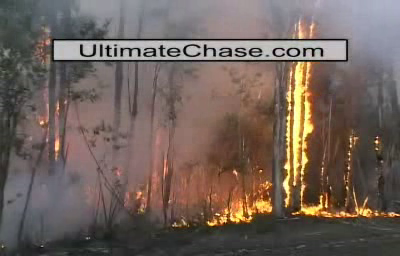
#> input picture frame 21 of RGB_Segmentation_and_Boundary_box/ForestFire1.avi, 400 x 256 px, given in place of forest_fire_youtube.mp4, which was not available
$ jupyter execute theresehold_colour_mask+minimal.ipynb   (older library calls are emulated)
#> lines starting #> are read from the running program, lines starting #| are printed output that depends on the picture; after the words box and inside, x2 and y2 are one past the last pixel; in counts of white or black regions, pixels touching at a corner belong together; pictures that were not available may be replaced by others from this repository, and a replacement may not be noted
[cell 1]
#Import opencv and numpy (calling them as cv2 and np)
import cv2
import numpy as np
#Import video using opencv and name it as cap
cap = cv2.VideoCapture('forest_fire_youtube.mp4')
#cap = cv2.imread('DJI_0136.jpg')
#This loop ensures that we read frame by frame, where the frame is just an image from the video. Each image is proccessed
while(1):
    # cap.read gives you an array, we ignore the first part of the array and assign the second part to the varible frame
    _, frame = cap.read()
#> frame is the input picture: shape (256, 400, 3); mean B, G, R 90.6, 98.2, 112.5
    # we create the histogram
    hsv = cv2.cvtColor(frame, cv2.COLOR_BGR2HSV)
#> hsv: shape (256, 400, 3); mean H, S, V 49.2, 55, 114.5
    # create the range we want
    lower = np.array([0, 100, 100])
    upper = np.array([50, 255, 255])
    # mask is the image without the pixels that are not in the range we want
    mask = cv2.inRange(hsv, lower, upper)
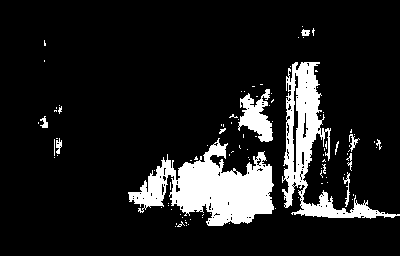
#> mask: shape (256, 400); 12.1% white; 100 white regions (87 under 20 px), largest, box (x1, y1, x2, y2) and area: (128, 138, 274, 226) 6345, (282, 62, 400, 219) 4404, (238, 89, 273, 142) 975
    # if pixel was removed from varible mask is black, if pixel in mask and frame(original image) is same, then it is replaced with white
    res = cv2.bitwise_and(frame,frame, mask = mask)
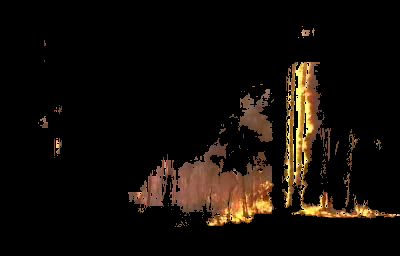
#> res: shape (256, 400, 3); mean B, G, R 8, 13, 18.6

    # threshold image
    ret, threshed_img = cv2.threshold(cv2.cvtColor(res, cv2.COLOR_BGR2GRAY), 50, 255, cv2.THRESH_BINARY)
#> threshed_img: shape (256, 400); 12.1% white; 100 white regions (87 under 20 px)
    # find contours and get the external one
    _, contours, hier = cv2.findContours(threshed_img, cv2.RETR_EXTERNAL, cv2.CHAIN_APPROX_NONE)
#> contours = 100 contours, 92 with area under 20; largest, box (x1, y1, x2, y2) and area: (128, 138, 274, 226) 6105, (282, 62, 400, 219) 4376, (238, 89, 273, 142) 858, (343, 172, 350, 207) 42, (349, 134, 360, 152) 40, (56, 138, 62, 154) 40, (40, 116, 48, 128) 34, (301, 29, 310, 36) 34
    # with each contour, draw boundingRect in gree a minAreaRect in red and a minEnclosingCircle in blue
    for c in contours:

        # get the min area rect
        rect = cv2.minAreaRect(c)
        box = cv2.boxPoints(rect)
        # convert all coordinates floating point values to int
        box = np.int0(box)
        # draw a red 'nghien' rectangle
        cv2.drawContours(frame, [box], 0, (0, 0, 255))
#> this loop made 100 passes
#> (rect, box) on passes 1, 2, 3, 4, 7, 8, 9, 10: (((175, 226), (0, 0), -90), [[175, 226], [175, 226], [175, 226], [175, 226]]), (((186, 225), (0, 0), -90), [[186, 225], [186, 225], [186, 225], [186, 225]]), (((188, 224), (0, 0), -90), [[188, 224], [188, 224], [188, 224], [188, 224]]), (((229, 223), (0, 0), -90), [[229, 223], [229, 223], [229, 223], [229, 223]]), (((180.9, 225), (6.4, 4.84), -51.34), [[180, 229], [177, 226], [181, 221], [184, 224]]), (((185, 220), (0, 0), -90), [[185, 220], [185, 220], [185, 220], [185, 220]]), (((190, 219), (0, 0), -90), [[190, 219], [190, 219], [190, 219], [190, 219]]), (((202, 217), (0, 0), -90), [[202, 217], [202, 217], [202, 217], [202, 217]])
#> (c, rect, box) on passes 5, 6, 12, 22, 41: ([[176, 223], [176, 224]], ((176, 223.5), (1, 0), -90), [[176, 224], [176, 224], [176, 223], [176, 223]]), ([[185, 222], [186, 223], [186, 222]], ((185.8, 222.3), (0.707, 1.41), -45), [[186, 223], [185, 222], [185, 221], [186, 222]]), ([[203, 214], [202, 215]], ((202.5, 214.5), (1.41, 0), -45), [[202, 215], [202, 215], [203, 214], [203, 214]]), ([[353, 194], [353, 195]], ((353, 194.5), (1, 0), -90), [[353, 195], [353, 195], [353, 194], [353, 194]]), ([[323, 154], [323, 155]], ((323, 154.5), (1, 0), -90), [[323, 155], [323, 155], [323, 154], [323, 154]])
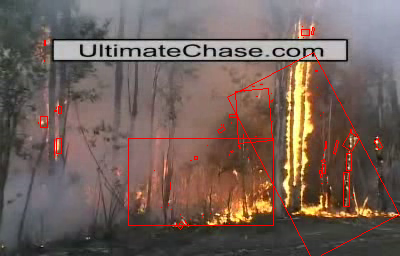
#> frame: shape (256, 400, 3); 1.73% of pixels changed, all inside (x1, y1, x2, y2) = (38, 26, 400, 256)


    cv2.imshow('Original',frame)
    cv2.imshow('Res[extract black/white]',res)
    #cv2.drawContours(img, contours, 3, (255, 255, 0), 1)
    print(len(contours))
#| 100
    print(box)
#| [[302  26]
#|  [302  26]
#|  [302  26]
#|  [302  26]]
    cv2.imshow("contours", frame)
    #wait 5 miliseconds (not realy sure why, but seems either if u press the key it stops, or it's just a delay)
    k = cv2.waitKey(5) & 0xFF
#> (key Esc is pressed here)
    if k == 27:
        break


cv2.destroyAllWindows()
cap.release()

$ run again, starting later in the video
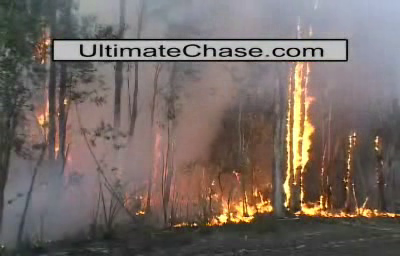
#> input picture frame 98 of RGB_Segmentation_and_Boundary_box/ForestFire1.avi, 400 x 256 px, given in place of forest_fire_youtube.mp4, which was not available
#> frame is the input picture: shape (256, 400, 3); mean B, G, R 100.4, 105.9, 117.3
#> hsv: shape (256, 400, 3); mean H, S, V 54.3, 47.7, 120.5
#> `mask = cv2.inRange(hsv, lower, upper)`:
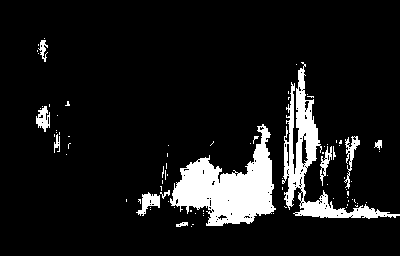
#> mask: shape (256, 400); 9.8% white; 84 white regions (72 under 20 px)
#> contours = 84 contours, 74 with area under 20; largest, box (x1, y1, x2, y2) and area: (170, 124, 276, 226) 5024, (282, 62, 400, 219) 3196, (136, 192, 160, 216) 226, (36, 106, 50, 132) 181, (344, 136, 360, 189) 178
#> the loop `for c in contours:` made 84 passes
#> (rect, box) on passes 1 to 5: (((191, 226), (0, 0), -90), [[191, 226], [191, 226], [191, 226], [191, 226]]), (((192.5, 224), (0, 1), -90), [[193, 224], [192, 224], [192, 224], [193, 224]]), (((181.5, 223.9), (11.46, 3.68), -8.13), [[176, 226], [175, 222], [186, 221], [187, 224]]), (((203, 215), (0, 0), -90), [[203, 215], [203, 215], [203, 215], [203, 215]]), (((273, 213), (0, 0), -90), [[273, 213], [273, 213], [273, 213], [273, 213]])
#> after the loop `for c in contours:`:
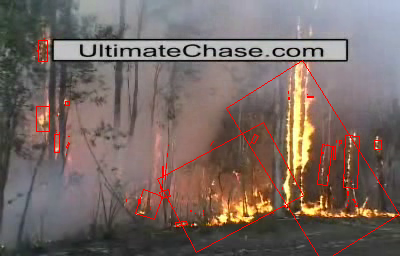
#> frame: shape (256, 400, 3); 1.62% of pixels changed, all inside (x1, y1, x2, y2) = (36, 38, 400, 256)
#| 84
#| [[44 38]
#|  [44 38]
#|  [44 38]
#|  [44 38]]

$ run again, starting later in the video
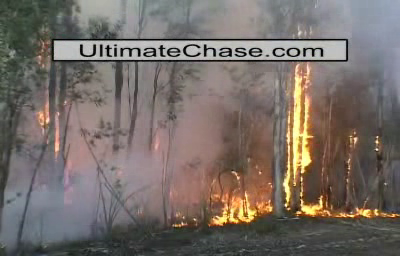
#> input picture frame 174 of RGB_Segmentation_and_Boundary_box/ForestFire1.avi, 400 x 256 px, given in place of forest_fire_youtube.mp4, which was not available
#> frame is the input picture: shape (256, 400, 3); mean B, G, R 103.4, 109.3, 118.7
#> hsv: shape (256, 400, 3); mean H, S, V 52.6, 42.8, 121.9
#> `mask = cv2.inRange(hsv, lower, upper)`:
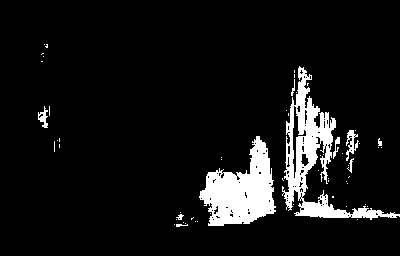
#> mask: shape (256, 400); 8.2% white; 58 white regions (48 under 20 px), largest, box (x1, y1, x2, y2) and area: (282, 66, 400, 220) 4064, (199, 136, 276, 226) 3800, (346, 130, 359, 161) 173
#> threshed_img: shape (256, 400); 8.2% white; 58 white regions (48 under 20 px)
#> contours = 58 contours, 53 with area under 20; largest, box (x1, y1, x2, y2) and area: (282, 66, 400, 220) 4070, (199, 136, 276, 226) 3714, (346, 130, 359, 161) 123, (38, 106, 48, 128) 82, (333, 137, 340, 159) 34
#> the loop `for c in contours:` made 58 passes
#> (rect, box) on passes 1 to 5: (((181.5, 225), (2, 11), -90), [[187, 226], [176, 226], [176, 224], [187, 224]]), (((174, 224), (0, 0), -90), [[174, 224], [174, 224], [174, 224], [174, 224]]), (((185, 223), (0, 0), -90), [[185, 223], [185, 223], [185, 223], [185, 223]]), (((183, 222), (0, 0), -90), [[183, 222], [183, 222], [183, 222], [183, 222]]), (((197, 221), (0, 0), -90), [[197, 221], [197, 221], [197, 221], [197, 221]])
#> after the loop `for c in contours:`:
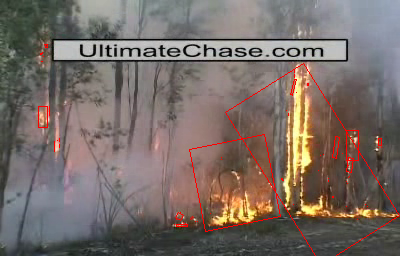
#> frame: shape (256, 400, 3); 1.16% of pixels changed, all inside (x1, y1, x2, y2) = (38, 44, 400, 256)
#| 58
#| [[44 44]
#|  [44 44]
#|  [44 44]
#|  [44 44]]
